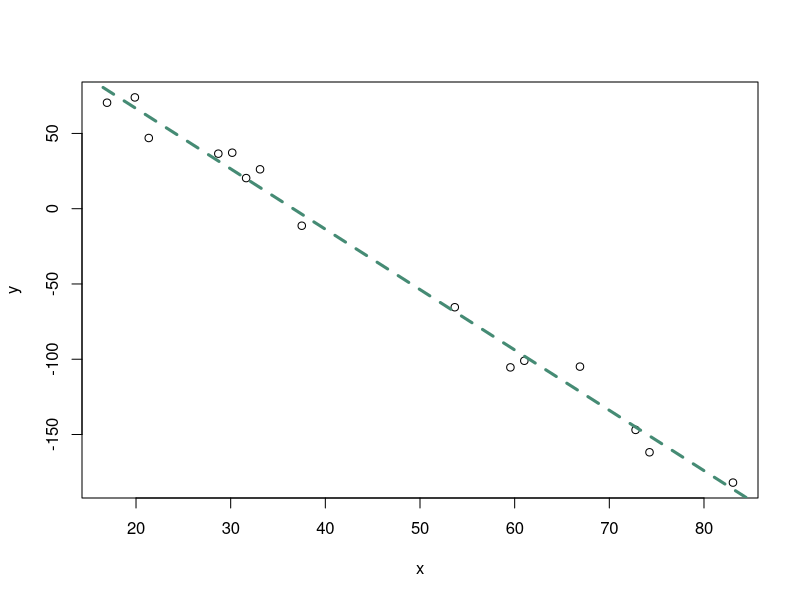
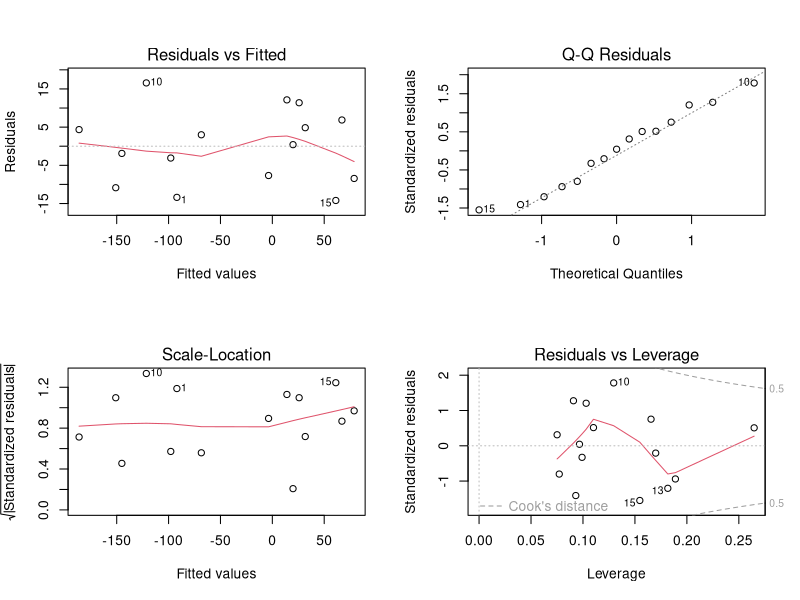
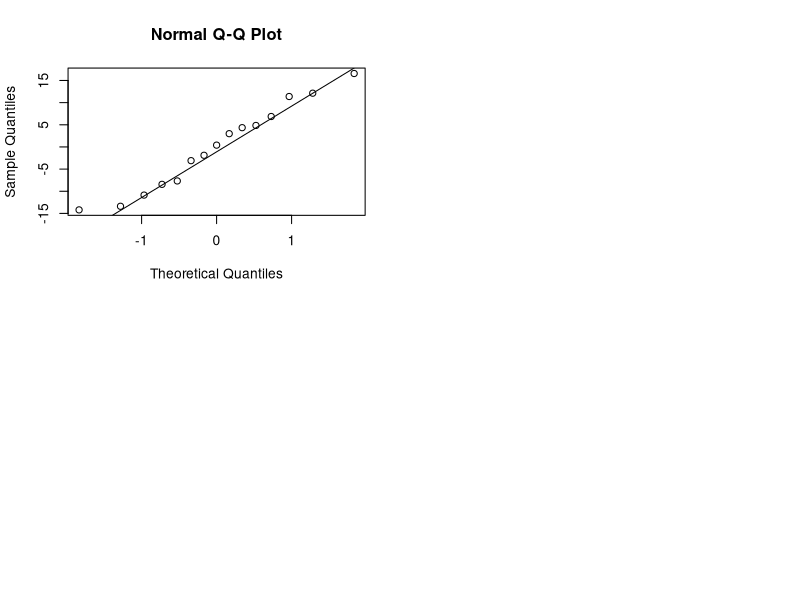
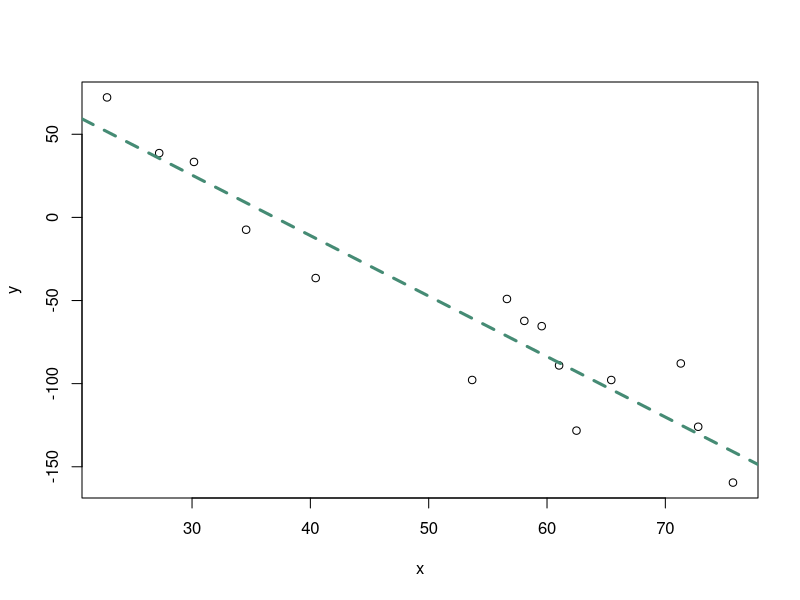
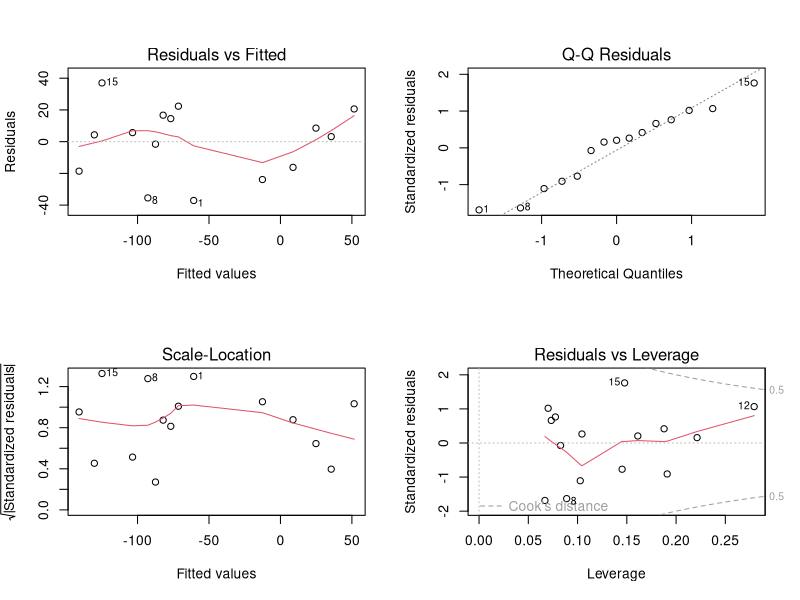
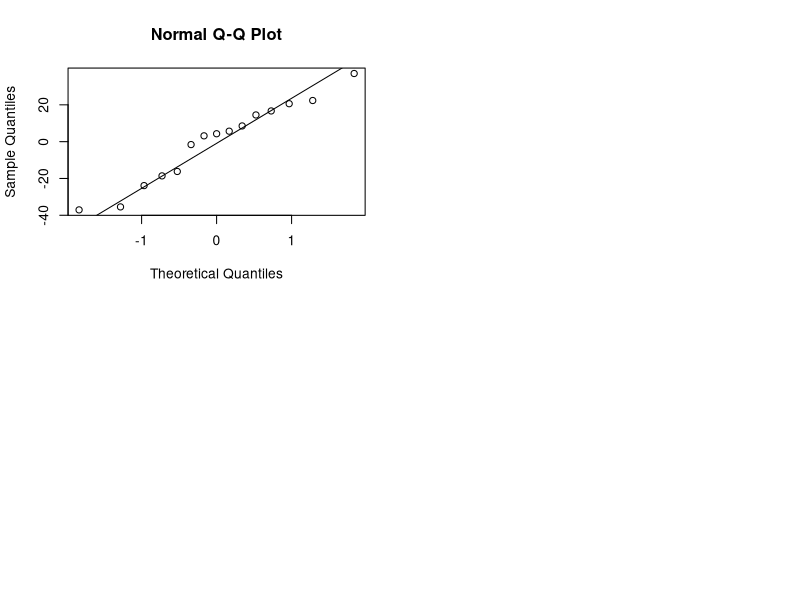
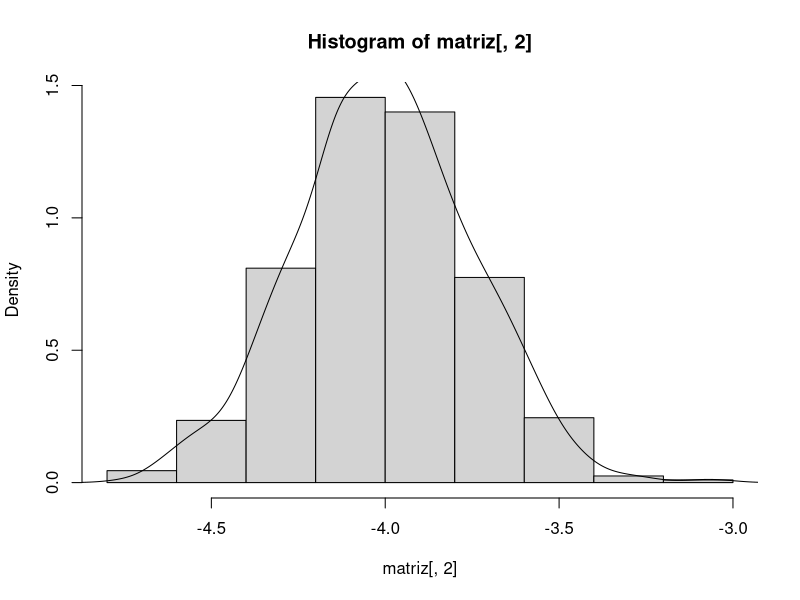

The R script that drew these images, in order:
set.seed(666)
c1<-rbinom(1,size=1,prob = 0.95)
c1
c2<-rbinom(1,size=1,prob = 0.95)
c2
c3<-rbinom(1,size=1,prob = 0.95)
c3
c4<-rbinom(1,size=1,prob = 0.95)
c4
c5<-rbinom(1,size=1,prob = 0.95)
c5

chaves<-c(c1,c2,c3,c4,c5)
p<-0.9

chaves<-sample(0:1,size=5, prob=c(1-p,p), replace = T)

if(c3==1)
{
  S1<- c1+c2 - c1*c2
  S2<- c4+c5 - c4*c5
  S1*S2
}else{
  S1 <- c1*c4      # Calcula a indicadora para a primeira parte do sistema funcionar, assumindo que nesse cenário o componente 1 e 4 devem funcionar
  S2 <- c2*c5      # Calcula a indicadora para a segunda parte do sistema funcionar, assumindo que nesse cenário o componente 2 e 5 devem funcionar
  S = S1+S2-S1*S2   # Calcula a indicadora para o sistema como um todo, assumindo que nesse cenário S1 ou S2 devem funcionar
}

set.seed(666)
sistemaFunciona<-function(p)
{
  c1<-rbinom(1,size=1,prob = p)  # Gera indicadora para chave 1 (1- Funciona, 0 - Não Funciona)
  c2<-rbinom(1,size=1,prob = p)
  c3<-rbinom(1,size=1,prob = p)
  c4<-rbinom(1,size=1,prob = p)
  c5<-rbinom(1,size=1,prob = p)
  if(c3==1)
  {
    S1<- c1+c2 - c1*c2  # Calcula a indicadora para a primeira parte do sistema funcionar, assumindo que nesse cenário o componente 1 ou 2 devem funcionar
    S2<- c4+c5 - c4*c5
    return(S1*S2)  # Calcula a indicadora para o sistema como um todo, assumindo que nesse cenário S1 e S2 devem funcionar
  }else{
    S1 <- c1*c4      # Calcula a indicadora para a primeira parte do sistema funcionar, assumindo que nesse cenário o componente 1 e 4 devem funcionar
    S2 <- c2*c5  
    return(S1+S2-S1*S2) # Calcula a indicadora para o sistema como um todo, assumindo que nesse cenário S1 ou S2 devem funcionar
  }
}
sistemas<-replicate(10000,sistemaFunciona(0.9))
mean(sistemas)


# Fazer as contas para calcular a probabilidade do sistema funcionar



2*p^2 + 2*p^3 - 5*p^4 + 2*p^5
# Regressao Linear

set.seed(666)
xis<-seq(14,86,length.out=50)
x<-sample(xis, size=15, replace = F)
e<-rnorm(15, mean=0, sd=10)
y<-150 - 4*x + e
r<-cor(x,y)
sd.y<-sd(y)
sd.x<-sd(x)

plot(y~x)

ml<-lm(y~x)

abline(ml, lty=2, col="aquamarine4", lwd=3)

beta0<-ml$coefficients[1]
beta1<-ml$coefficients[2]
obj<-summary(ml)
obj$sigma
obj$fstatistic

r^2
obj$r.squared
pf(obj$fstatistic[1],obj$fstatistic[2],obj$fstatistic[3], lower.tail = F)

# Para recuperar o p valor 
anova2<-anova(ml)
anova2$`Pr(>F)`

resid.observado<-ml$residuals

par(mfrow=c(2,2))
plot(ml)

qqnorm(ml$residuals)
qqline(ml$residuals)
par(mfrow=c(1,1))

shapiro.test(ml$residuals)


x<-sample(xis, size=15, replace = F)
e<-rnorm(15, mean=0, sd=20)
y<-150 - 4*x + e
r<-cor(x,y)
sd.y<-sd(y)
sd.x<-sd(x)

plot(y~x)

ml<-lm(y~x)

abline(ml, lty=2, col="aquamarine4", lwd=3)

beta0<-ml$coefficients[1]
beta1<-ml$coefficients[2]
obj<-summary(ml)
obj$sigma
obj$fstatistic

r^2
obj$r.squared
pf(obj$fstatistic[1],obj$fstatistic[2],obj$fstatistic[3], lower.tail = F)

# Relação do beta 1
beta1<-r*sd(y)/sd(x)

# Para recuperar o p valor 
anova2<-anova(ml)
anova2$`Pr(>F)`

resid.observado<-ml$residuals

par(mfrow=c(2,2))
plot(ml)

qqnorm(ml$residuals)
qqline(ml$residuals)
par(mfrow=c(1,1))

shapiro.test(ml$residuals)


simulaRegressao<-function(x)
{
  x<-sample(xis, size=15, replace = F)
  e<-rnorm(15, mean=0, sd=20)
  y<-150 - 4*x + e
  modelo<-lm(y~x)
  return(c(b=modelo$coefficients, sigma2=summary(modelo)$sigma^2))
}
matriz<-replicate(1000, expr = simulaRegressao())

matriz<-t(matriz)
str(matriz)

hist(matriz[,2],freq = F)
quantile(matriz[,2], probs = c(0.025,0.975))
mean(matriz[,2])
lines(density(matriz[,2]))
